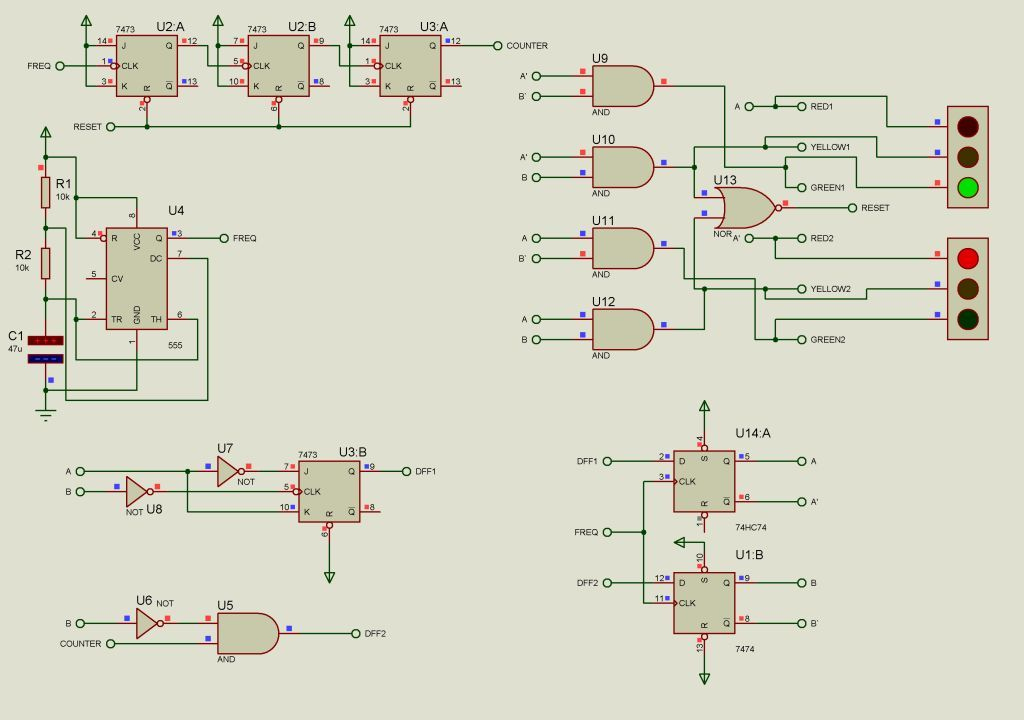
#> input picture low_contrast_image.jpg, 1024 x 720 px
$ python uts.py
#> lines starting #> are read from the running program, lines starting #| are printed output that depends on the picture
# Import library yang diperlukan
import imageio
import numpy as np
import matplotlib.pyplot as plt

# Fungsi untuk histogram equalization
def histogram_equalization(image):
    # Hitung histogram
    hist, bins = np.histogram(image.flatten(), 256, [0, 256])
    cdf = hist.cumsum()  # Cumulative Distribution Function (CDF)
    cdf_normalized = cdf * hist.max() / cdf.max()  # Normalisasi CDF

    # Equalize histogram
    cdf_masked = np.ma.masked_equal(cdf, 0)  # Masking untuk mencegah pembagian nol
    cdf_masked = (cdf_masked - cdf_masked.min()) * 255 / (cdf_masked.max() - cdf_masked.min())
    cdf_final = np.ma.filled(cdf_masked, 0).astype('uint8')  # Isi kembali nilai masked dengan 0

    # Terapkan transformasi CDF ke citra asli
    image_equalized = cdf_final[image]
    return image_equalized

# Baca citra dengan kontras rendah (gunakan citra Anda sendiri)
image_path = 'low_contrast_image.jpg'  # Ganti dengan path citra Anda
# Gunakan mode='L' untuk citra grayscale
image = imageio.imread(image_path, mode='L')
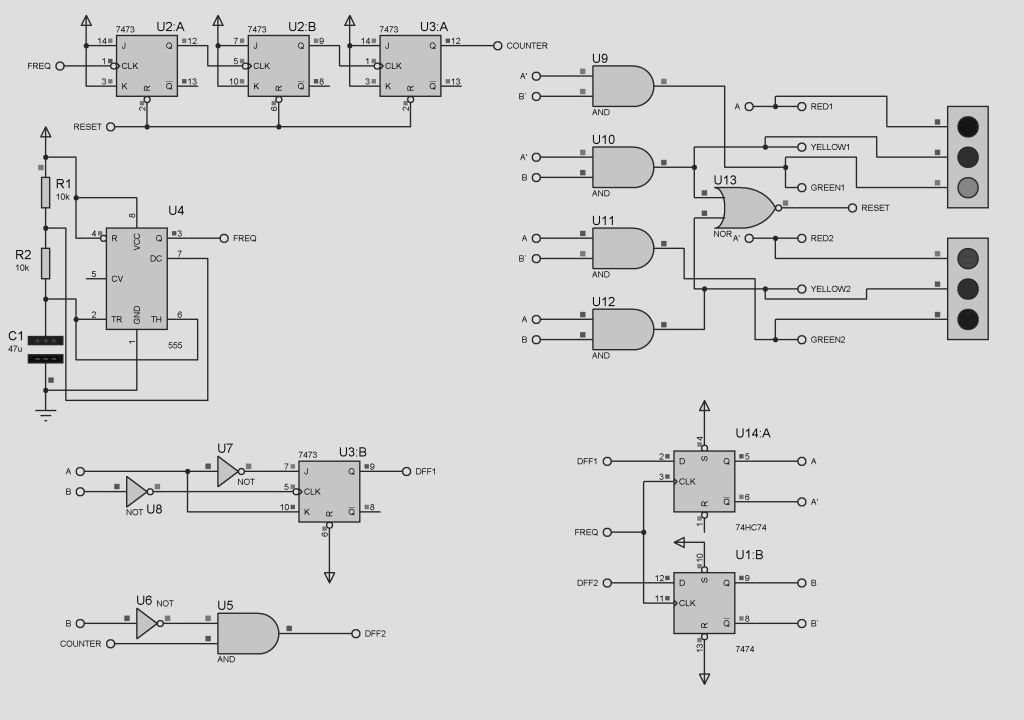
#> image: shape (720, 1024); min 1, max 254, mean 214.1

# Terapkan histogram equalization
image_equalized = histogram_equalization(image)
#> in histogram_equalization, `hist, bins = np.histogram(image.flatten(), 256, [0, 256])`: hist = 256 values, max 576666 at index 222, min 0 at index 0, mean 2880; bins = 257 values from 0 to 256
#> in histogram_equalization, `cdf = hist.cumsum()`: cdf = 256 values from 0 to 737280
#> in histogram_equalization, `cdf_normalized = cdf * hist.max() / cdf.max()`: cdf_normalized = 256 values from 0 to 576666
#> in histogram_equalization, `cdf_final = np.ma.filled(cdf_masked, 0).astype('uint8')`: cdf_final = 256 values from 0 to 255
#> in histogram_equalization, `image_equalized = cdf_final[image]`:
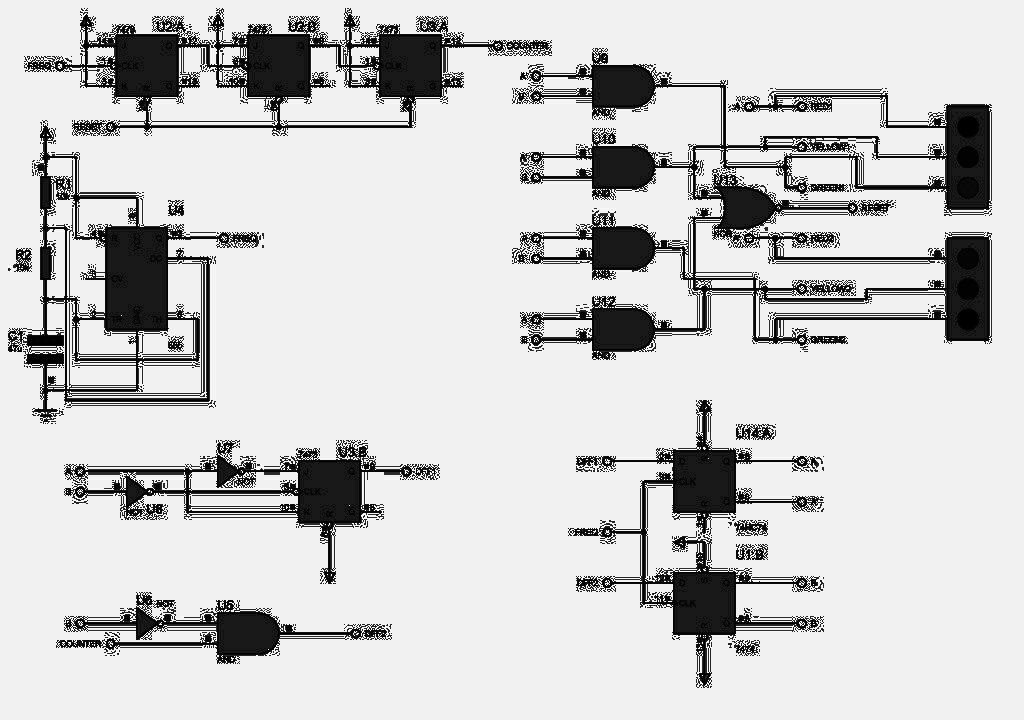
#> image_equalized: shape (720, 1024); min 0, max 255, mean 204.9

# Tampilkan hasil
plt.figure(figsize=(12, 6))

# Citra asli
plt.subplot(1, 2, 1)
plt.title('Citra Asli (Kontras Rendah)')
plt.imshow(image, cmap='gray')
plt.axis('off')

# Citra setelah histogram equalization
plt.subplot(1, 2, 2)
plt.title('Citra Setelah Histogram Equalization')
plt.imshow(image_equalized, cmap='gray')
plt.axis('off')

plt.show()
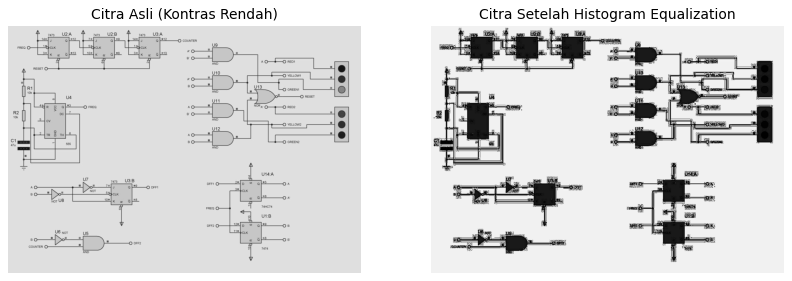
#> figure drawn by matplotlib, 2 panels
